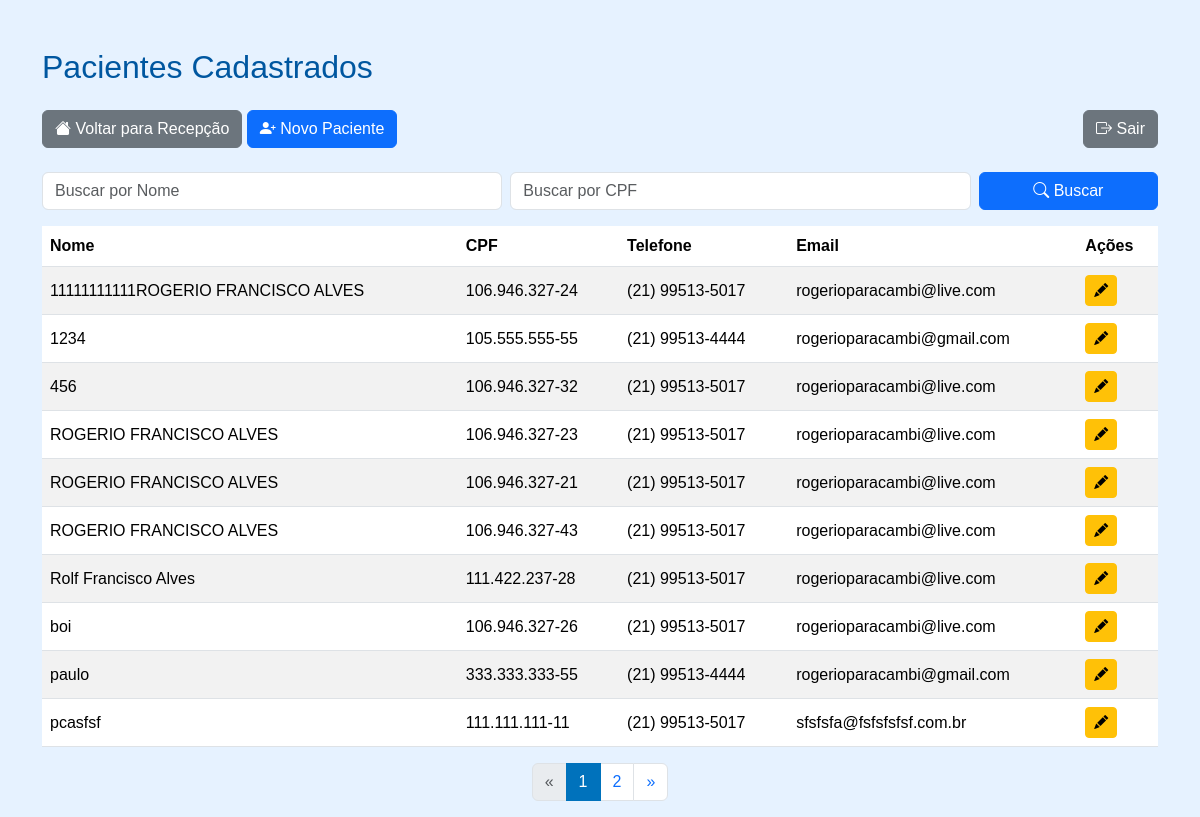
The app's page /pacientes/ with its own data.
### paciente/models.py (models this page shows, shortened)
class Paciente(models.Model):
    nome = models.CharField(max_length=100)
    cpf = models.CharField(
        max_length=14,
        unique=True,
        validators=[RegexValidator(r'^\d{3}\.\d{3}\.\d{3}-\d{2}$', 'CPF inválido! Use XXX.XXX.XXX-XX')]
    )
    data_nascimento = models.DateField()
    telefone = models.CharField(
        max_length=15,
        validators=[RegexValidator(r'^\(\d{2}\)\s\d{4,5}-\d{4}$', 'Telefone inválido! Use (XX) XXXXX-XXXX')]
    )
    email = models.EmailField(blank=True, null=True)
    endereco = models.TextField(blank=True, null=True)
    cartao_sus = models.CharField(max_length=18, blank=True, null=True)

### paciente/views.py (the view)
# urls.py: path('', views.paciente_list, name='paciente_list'),
def paciente_list(request):
    pacientes = Paciente.objects.all().order_by('nome')  # Ordena por nome
    nome_query = request.GET.get('nome', '')
    cpf_query = request.GET.get('cpf', '')
    if nome_query:
        pacientes = pacientes.filter(nome__icontains=nome_query)
    if cpf_query:
        pacientes = pacientes.filter(cpf__icontains=cpf_query)
    paginator = Paginator(pacientes, 10)  # 10 pacientes por página
    page_number = request.GET.get('page')
    page_obj = paginator.get_page(page_number)
    context = {
        'page_obj': page_obj,
        'nome_query': nome_query,
        'cpf_query': cpf_query,
    }
    return render(request, 'paciente/list.html', context)

### paciente/templates/paciente/list.html (shortened to what this page needs)
<!DOCTYPE html>
<html lang="pt-br">
<head>
    <link rel="stylesheet" href="https://cdn.jsdelivr.net/npm/bootstrap@5.3.2/dist/css/bootstrap.min.css">
    <link rel="stylesheet" href="https://cdn.jsdelivr.net/npm/bootstrap-icons@1.10.5/font/bootstrap-icons.css">
</head>
<body>
<div class="container mt-5">
    <h2 class="mb-4">Pacientes Cadastrados</h2>
    <div class="mb-3 d-flex justify-content-between flex-wrap">
        <div class="mb-2">
            <a href="../recepcao" class="btn btn-secondary"><i class="bi bi-house-fill"></i> Voltar para Recepção</a>
            <a href="{% url 'paciente_create' %}" class="btn btn-primary"><i class="bi bi-person-plus-fill"></i> Novo Paciente</a>
        </div>
        <div>
            <a href="{% url 'logout' %}" class="btn btn-secondary"><i class="bi bi-box-arrow-right"></i> Sair</a>
        </div>
    </div>
    <div class="mb-3">
        <form method="get" class="row g-2">
            <div class="col-md-5">
                <input type="text" name="nome" class="form-control" placeholder="Buscar por Nome" value="{{ nome_query }}">
            </div>
            <div class="col-md-5">
                <input type="text" name="cpf" class="form-control" placeholder="Buscar por CPF" value="{{ cpf_query }}">
            </div>
            <div class="col-md-2">
                <button type="submit" class="btn btn-primary w-100"><i class="bi bi-search"></i> Buscar</button>
            </div>
        </form>
    </div>
    <table class="table table-striped table-hover align-middle">
        <thead>
            <tr>
                <th>Nome</th>
                <th>CPF</th>
                <th>Telefone</th>
                <th>Email</th>
                <th>Ações</th>
            </tr>
        </thead>
        <tbody>
            {% for paciente in page_obj %}
            <tr>
                <td>{{ paciente.nome }}</td>
                <td>{{ paciente.cpf }}</td>
                <td>{{ paciente.telefone }}</td>
                <td>{{ paciente.email }}</td>
                <td class="btn-actions">
                    <a href="{% url 'paciente_edit' paciente.id %}" class="btn btn-sm btn-warning" title="Editar">
                        <i class="bi bi-pencil-fill"></i>
                    </a>
                </td>
            </tr>
            {% empty %}
            <tr>
                <td colspan="5" class="text-center">Nenhum paciente encontrado.</td>
            </tr>
            {% endfor %}
        </tbody>
    </table>
    {% if page_obj.has_other_pages %}
    <nav aria-label="Paginação">
        <ul class="pagination justify-content-center">
            {% if page_obj.has_previous %}
            <li class="page-item">
                <a class="page-link" href="?page={{ page_obj.previous_page_number }}&nome={{ nome_query }}&cpf={{ cpf_query }}" aria-label="Anterior">
                    &laquo;
                </a>
            </li>
            {% else %}
            <li class="page-item disabled"><span class="page-link">&laquo;</span></li>
            {% endif %}
            {% for num in page_obj.paginator.page_range %}
                {% if page_obj.number == num %}
                <li class="page-item active"><span class="page-link">{{ num }}</span></li>
                {% elif num > page_obj.number|add:-3 and num < page_obj.number|add:3 %}
                <li class="page-item">
                    <a class="page-link" href="?page={{ num }}&nome={{ nome_query }}&cpf={{ cpf_query }}">{{ num }}</a>
                </li>
                {% endif %}
            {% endfor %}
            {% if page_obj.has_next %}
            <li class="page-item">
                <a class="page-link" href="?page={{ page_obj.next_page_number }}&nome={{ nome_query }}&cpf={{ cpf_query }}" aria-label="Próximo">
                    &raquo;
                </a>
            </li>
            {% else %}
            <li class="page-item disabled"><span class="page-link">&raquo;</span></li>
            {% endif %}
        </ul>
    </nav>
    {% endif %}
</div>
</body>
</html>

### paciente/templates/paciente/list.html (style rules this page uses)
body { background-color: #e6f2ff; font-family: Arial, sans-serif; }
h2 { color: #0057a0; }
.table thead { background-color: #0072bc; color: #fff; }
.btn-actions .btn { margin-right: 5px; }
.btn-actions .btn:last-child { margin-right: 0; }
.pagination .page-item.active .page-link { background-color: #0072bc; border-color: #0072bc; }

### records on screen
Paciente: nome "11111111111ROGERIO FRANCISCO ALVES", cpf "106.946.327-24", telefone "(21) 99513-5017", email "rogerioparacambi@live.com"
Paciente: nome "1234", cpf "105.555.555-55", telefone "(21) 99513-4444", email "rogerioparacambi@gmail.com"
Paciente: nome "456", cpf "106.946.327-32", telefone "(21) 99513-5017", email "rogerioparacambi@live.com"
Paciente: nome "ROGERIO FRANCISCO ALVES", cpf "106.946.327-23", telefone "(21) 99513-5017", email "rogerioparacambi@live.com"
Paciente: nome "ROGERIO FRANCISCO ALVES", cpf "106.946.327-21", telefone "(21) 99513-5017", email "rogerioparacambi@live.com"
Paciente: nome "ROGERIO FRANCISCO ALVES", cpf "106.946.327-43", telefone "(21) 99513-5017", email "rogerioparacambi@live.com"
Paciente: nome "Rolf Francisco Alves", cpf "111.422.237-28", telefone "(21) 99513-5017", email "rogerioparacambi@live.com"
Paciente: nome "boi", cpf "106.946.327-26", telefone "(21) 99513-5017", email "rogerioparacambi@live.com"
Paciente: nome "paulo", cpf "333.333.333-55", telefone "(21) 99513-4444", email "rogerioparacambi@gmail.com"
Paciente: nome "pcasfsf", cpf "111.111.111-11", telefone "(21) 99513-5017", email "sfsfsfa@fsfsfsfsf.com.br"

### other values on screen
{{ num }} "1"
{{ num }} "2"
